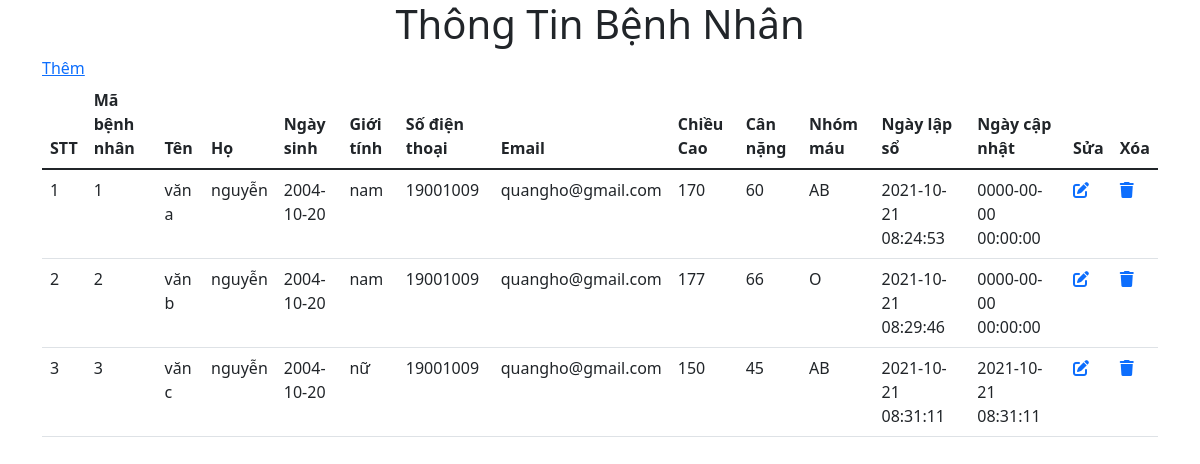
The app's page /scr/index.php, older data.
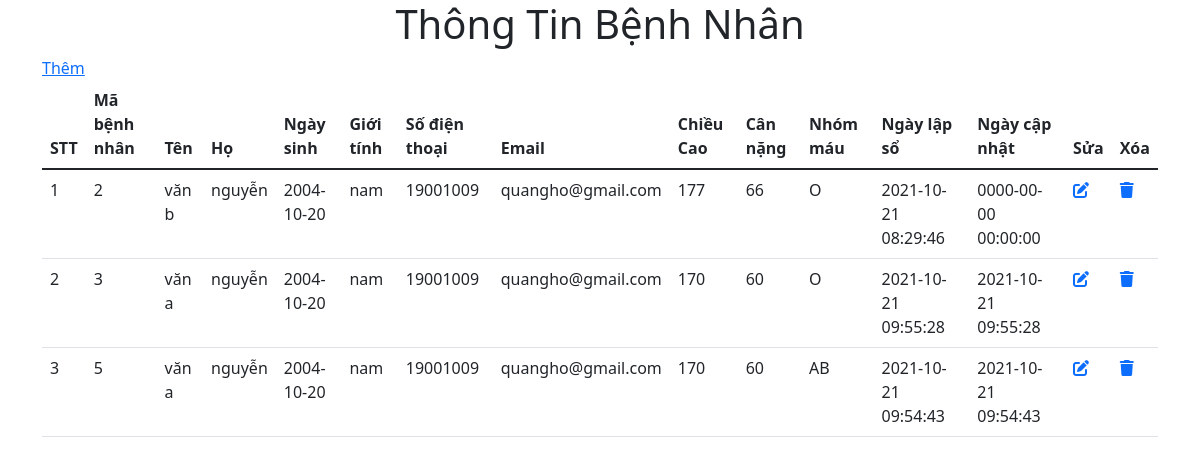
The same page, newer data.
### tables this page shows
CREATE TABLE `patient` (
  `patientid` int(11) NOT NULL,
  `firstname` varchar(50) NOT NULL,
  `lastname` varchar(50) NOT NULL,
  `dateofbirth` date NOT NULL,
  `gender` varchar(10) NOT NULL,
  `mobile` varchar(15) NOT NULL,
  `email` varchar(50) NOT NULL,
  `height` float NOT NULL,
  `weight` float NOT NULL,
  `blood_type` varchar(10) NOT NULL,
  `created_on` datetime NOT NULL,
  `modified_on` datetime NOT NULL
);

### scr/index.php (the view, shortened to what this page needs)
<?php
include("connect.php")
?>
<!DOCTYPE html>
<html lang="en">
<head>
    <link rel="stylesheet" href="https://cdnjs.cloudflare.com/ajax/libs/font-awesome/6.0.0-beta2/css/all.min.css">
    <link href="https://cdn.jsdelivr.net/npm/bootstrap@5.1.3/dist/css/bootstrap.min.css" rel="stylesheet">
</head>
<body>
    <div class="container">    <h1 class="text-center">Thông Tin Bệnh Nhân</h1></div>
    <div class="container">
  <a href="add.php">Thêm</a>
    <table class="table">
        <thead>
            <tr>
            <th scope="col">STT</th>
            <th scope="col">Mã bệnh nhân</th>
            <th scope="col">Tên</th>
            <th scope="col">Họ</th>
            <th scope="col">Ngày sinh</th>
            <th scope="col">Giới tính</th>
            <th scope="col">Số điện thoại</th>
            <th scope="col">Email</th>
            <th scope="col">Chiều Cao</th>
            <th scope="col">Cân nặng</th>
            <th scope="col">Nhóm máu</th>
            <th scope="col">Ngày lập sổ</th>
            <th scope="col">Ngày cập nhật</th>
            <th scope="col">Sửa</th>
            <th scope="col">Xóa</th>
            </tr>
        </thead>
        <tbody>
                <?php
                $sql = "SELECT * FROM PATIENT";
                $res = mysqli_query($conn, $sql);
                if (mysqli_num_rows($res) > 0) {
                    $i = 1;
                    while ($row = mysqli_fetch_assoc($res)) {
                ?>
                        <tr>
                            <td scope="row"><?php echo $i; ?> </td>
                            <td><?php echo $row['patientid']; ?> </td>
                            <td><?php echo $row['firstname']; ?> </td>
                            <td><?php echo $row['lastname']; ?> </td>
                            <td><?php echo $row['dateofbirth']; ?> </td>
                            <td><?php echo $row['gender']; ?> </td>
                            <td><?php echo $row['mobile']; ?> </td>
                            <td><?php echo $row['email']; ?> </td>
                            <td><?php echo $row['height']; ?> </td>
                            <td><?php echo $row['weight']; ?> </td>
                            <td><?php echo $row['blood_type']; ?> </td>
                            <td><?php echo $row['created_on']; ?> </td>
                            <td><?php echo $row['modified_on']; ?> </td>
                            <td><a href="#"><i class="fas fa-edit"></i></a></td>
                            <td><a href="delete.php?patientid=<?php echo $row['patientid']; ?>"><i class="fas fa-trash"></i></a></td>
                        </tr>
                <?php
                        $i++;
                    }
                }
                ?>
        </tbody>
    </table>
    </div>
</body>
</html>

Row changes from the older to the newer data that the page shows:
removed patient: patientid "1", firstname "văn a", lastname "nguyễn", dateofbirth "2004-10-20", gender "nam", mobile "19001009", email "quangho@gmail.com", height "170", weight "60", blood_type "AB", created_on "2021-10-21 08:24:53", modified_on "0000-00-00 00:00:00"
changed patient id 3: firstname "văn c" → "văn a"; gender "nữ" → "nam"; height "150" → "170"; weight "45" → "60"; blood_type "AB" → "O"; created_on "2021-10-21 08:31:11" → "2021-10-21 09:55:28"; modified_on "2021-10-21 08:31:11" → "2021-10-21 09:55:28"
added patient: patientid "5", firstname "văn a", lastname "nguyễn", dateofbirth "2004-10-20", gender "nam", mobile "19001009", email "quangho@gmail.com", height "170", weight "60", blood_type "AB", created_on "2021-10-21 09:54:43", modified_on "2021-10-21 09:54:43"
